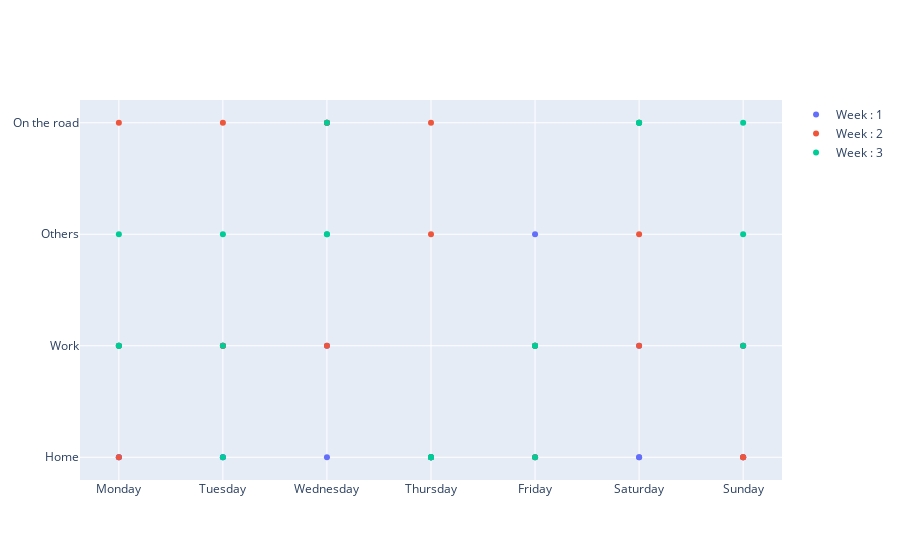

Notebook code cell kept with this figure:
### Code cell
import plotly.graph_objects as go
import pandas as pd

import numpy as np
np.random.seed(1)

# Generate data
df=pd.read_csv("Stressors_weekdays_timeofday.csv")

print(df.Stressors.unique())
data=df
data['Stressors']=pd.Categorical(data['Stressors'])

# Create figure
fig = go.Figure()

# Add scatter traces
for i in df.Week.unique():
    temp=df[df.Week==i]
    fig.add_trace(go.Scatter(
    x=temp["Day"],
    y=temp["Location"],
        text=temp['Stressors'],
    mode="markers",
   
    name="Week : " + str(i)
))
    
    
# fig.add_trace(go.Scatter(
#     x=x0,
#     y=y0,
#     mode="markers",
# ))

# fig.add_trace(go.Scatter(
#     x=x1,
#     y=y1,
#     mode="markers"
# ))

# fig.add_trace(go.Scatter(
#     x=x2,
#     y=y2,
#     mode="markers"
# ))

# fig.add_trace(go.Scatter(
#     x=x1,
#     y=y0,
#     mode="markers",
#     name="Sameer"
# ))

# # Add shapes
# fig.update_layout(
#     shapes=[
#         dict(
#             type="circle",
#             xref="x",
#             yref="y",
#             x0=min(x0),
#             y0=min(y0),
#             x1=max(x0),
#             y1=max(y0),
#             opacity=0.2,
#             fillcolor="blue",
#             line_color="blue",
#         ),
#         dict(
#             type="circle",
#             xref="x",
#             yref="y",
#             x0=min(x1),
#             y0=min(y1),
#             x1=max(x1),
#             y1=max(y1),
#             opacity=0.2,
#             fillcolor="orange",
#             line_color="orange",
#         ),
#         dict(
#             type="circle",
#             xref="x",
#             yref="y",
#             x0=min(x2),
#             y0=min(y2),
#             x1=max(x2),
#             y1=max(y2),
#             opacity=0.2,
#             fillcolor="green",
#             line_color="green",
#         ),
#         dict(
#             type="circle",
#             xref="x",
#             yref="y",
#             x0=min(x1),
#             y0=min(y0),
#             x1=max(x1),
#             y1=max(y0),
#             opacity=0.2,
#             fillcolor="red",
#             line_color="red",
#         ),
#     ],
# )

# Hide legend
fig.update_layout(showlegend=True)

fig.show()

### Figure 1 — Plotly figure (JSON) as saved in the notebook; plotly's stock layout.template omitted (floating-point values rounded to 4 significant figures)
{"data": [{"mode": "markers", "name": "Week : 1", "text": ["Household Chores", "Lack of nutrition", "Anxiety", "Exam preparation", "Lack of nutrition", "Exam preparation", "Assault", "Anxiety", "Household Chores", "Assault", "Assault", "Anxiety", "Lack of nutrition", "Exam preparation", "Household Chores", "Lack of nutrition", "Anxiety", "Assault", "Assault", "Exam preparation", "Assault"], "type": "scatter", "x": ["Monday", "Tuesday", "Wednesday", "Thursday", "Friday", "Saturday", "Sunday", "Monday", "Tuesday", "Wednesday", "Thursday", "Friday", "Saturday", "Sunday", "Monday", "Tuesday", "Wednesday", "Thursday", "Friday", "Saturday", "Sunday"], "y": ["Home", "Home", "Work", "Home", "Others", "Home", "Home", "Home", "Work", "Home", "Home", "Work", "Home", "Work", "Work", "Home", "On the road", "Home", "Home", "Work", "Home"]}, {"mode": "markers", "name": "Week : 2", "text": ["Household Chores", "Lack of nutrition", "Lack of nutrition", "Lack of nutrition", "Anxiety", "Assault", "Exam preparation", "Assault", "Household Chores", "Lack of nutrition", "Lack of nutrition", "Assault", "Household Chores", "Anxiety", "Lack of nutrition", "Exam preparation", "Household Chores", "Exam preparation", "Lack of nutrition", "Exam preparation", "Household Chores"], "type": "scatter", "x": ["Monday", "Tuesday", "Wednesday", "Thursday", "Friday", "Saturday", "Sunday", "Monday", "Tuesday", "Wednesday", "Thursday", "Friday", "Saturday", "Sunday", "Monday", "Tuesday", "Wednesday", "Thursday", "Friday", "Saturday", "Sunday"], "y": ["Work", "On the road", "Work", "Others", "Work", "Others", "Home", "On the road", "Work", "On the road", "Home", "Work", "Work", "Home", "Home", "Work", "On the road", "On the road", "Home", "On the road", "Work"]}, {"mode": "markers", "name": "Week : 3", "text": ["Assault", "Exam preparation", "Household Chores", "Lack of nutrition", "Anxiety", "Assault", "Household Chores", "Household Chores", "Exam preparation", "Lack of nutrition", "Assault", "Household Chores", "Exam preparation", "Exam preparation", "Household Chores", "Household Chores", "Assault", "Exam preparation", "Household Chores", "Household Chores", "Exam preparation"], "type": "scatter", "x": ["Monday", "Tuesday", "Wednesday", "Thursday", "Friday", "Saturday", "Sunday", "Monday", "Tuesday", "Wednesday", "Thursday", "Friday", "Saturday", "Sunday", "Monday", "Tuesday", "Wednesday", "Thursday", "Friday", "Saturday", "Sunday"], "y": ["Others", "Work", "On the road", "Home", "Home", "On the road", "Work", "Work", "Others", "Others", "Home", "Work", "On the road", "Others", "Work", "Home", "Others", "Home", "Work", "On the road", "On the road"]}], "layout": {"showlegend": true}}
